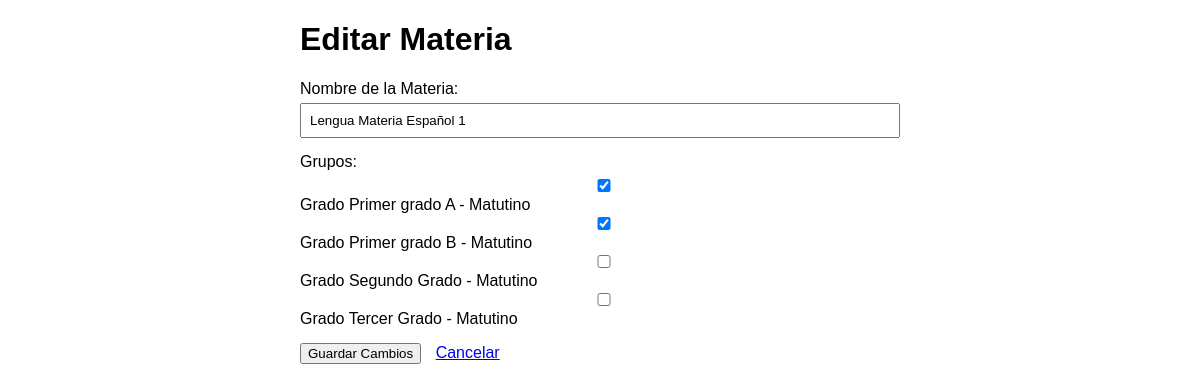
Page /Director/editar_materia.php?editar=10 (signed in) on the committed database.
### tables this page shows
CREATE TABLE `materias` (
  `materia_id` int(11) NOT NULL,
  `nombre` varchar(100) NOT NULL,
  `nivel_id` int(11) NOT NULL
);

CREATE TABLE `grupos` (
  `id_grupo` int(11) NOT NULL,
  `nivel_id` int(11) NOT NULL,
  `grado` varchar(20) NOT NULL,
  `turno` varchar(20) NOT NULL
);

### Director/editar_materia.php (the view, shortened to what this page needs)
<?php
require_once '../db.php';
$director_id = $_SESSION['usuario_id'];
$query = "SELECT nivel_id FROM directores WHERE usuario_id = :usuario_id";
$stmt = $pdo->prepare($query);
$stmt->bindParam(':usuario_id', $director_id, PDO::PARAM_INT);
$stmt->execute();
$director = $stmt->fetch(PDO::FETCH_ASSOC);
$nivel_id = $director['nivel_id'];
$query = "SELECT id_grupo, grado, turno FROM grupos WHERE nivel_id = :nivel_id";
$stmt = $pdo->prepare($query);
$stmt->bindParam(':nivel_id', $nivel_id, PDO::PARAM_INT);
$stmt->execute();
$grupos = $stmt->fetchAll(PDO::FETCH_ASSOC);
$materia_id = isset($_GET['editar']) ? intval($_GET['editar']) : null;
$query = "SELECT materia_id, nombre FROM materias WHERE materia_id = :materia_id AND nivel_id = :nivel_id";
$stmt = $pdo->prepare($query);
$stmt->bindParam(':materia_id', $materia_id, PDO::PARAM_INT);
$stmt->bindParam(':nivel_id', $nivel_id, PDO::PARAM_INT);
$stmt->execute();
$materia = $stmt->fetch(PDO::FETCH_ASSOC);
$query = "SELECT grupo_id FROM materia_grupo WHERE materia_id = :materia_id";
$stmt = $pdo->prepare($query);
$stmt->bindParam(':materia_id', $materia_id, PDO::PARAM_INT);
$stmt->execute();
$grupos_asignados = $stmt->fetchAll(PDO::FETCH_COLUMN);
?>
<!DOCTYPE html>
<html lang="es">
<head>
</head>
<body>
    <div class="container">
        <h1>Editar Materia</h1>
        <form method="POST" action="">
            <div class="form-group">
                <label for="nombre_materia">Nombre de la Materia:</label>
                <input type="text" id="nombre_materia" name="nombre_materia" value="<?php echo htmlspecialchars($materia['nombre']); ?>" required>
            </div>
            <div class="form-group">
                <label>Grupos:</label>
                <?php foreach ($grupos as $grupo): ?>
                    <div>
                        <input type="checkbox" name="grupos[]" value="<?php echo $grupo['id_grupo']; ?>"
                            <?php echo (in_array($grupo['id_grupo'], $grupos_asignados)) ? 'checked' : ''; ?>>
                        Grado <?php echo $grupo['grado']; ?> - <?php echo $grupo['turno']; ?>
                    </div>
                <?php endforeach; ?>
            </div>
            <div class="form-group">
                <button type="submit">Guardar Cambios</button>
                <a href="registro_materias.php" style="margin-left: 10px;">Cancelar</a>
            </div>
        </form>
    </div>
</body>
</html>

### Director/editar_materia.php (style rules this page uses)
body { font-family: Arial, sans-serif; margin: 20px; }
.container { max-width: 600px; margin: 0 auto; }
.form-group { margin-bottom: 15px; }
.form-group label { display: block; margin-bottom: 5px; }
.form-group input, .form-group select { width: 100%; padding: 8px; box-sizing: border-box; }

### rows in the picture
materias: nombre_materia "Lengua Materia Español 1"
grupos: id_grupo "☑", grado "Primer grado A", turno "Matutino"
grupos: id_grupo "☑", grado "Primer grado B", turno "Matutino"
grupos: grado "Segundo Grado", turno "Matutino"
grupos: grado "Tercer Grado", turno "Matutino"
